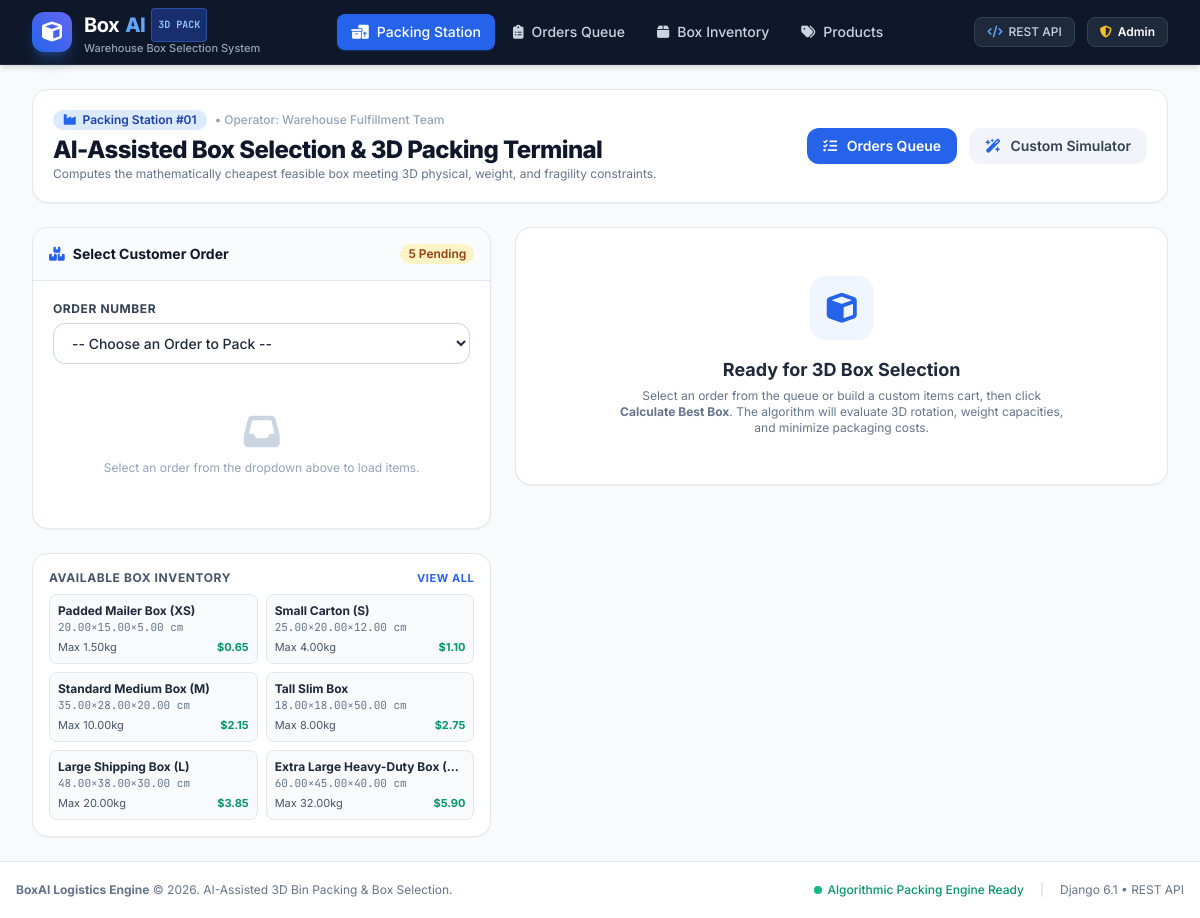
The page / on the database its author committed.
### packing/models.py (models this page shows, shortened)
class Box(models.Model):
    code = models.CharField(max_length=50, unique=True, help_text="Unique box code or SKU (e.g., BOX-S, BOX-M)")
    name = models.CharField(max_length=100, help_text="Human-readable box name (e.g., Small Shipping Carton)")
    inner_length = models.DecimalField(max_digits=8, decimal_places=2, help_text="Internal length in cm")
    inner_width = models.DecimalField(max_digits=8, decimal_places=2, help_text="Internal width in cm")
    inner_height = models.DecimalField(max_digits=8, decimal_places=2, help_text="Internal height in cm")
    max_weight = models.DecimalField(max_digits=8, decimal_places=2, help_text="Maximum weight capacity in kg")
    empty_weight = models.DecimalField(max_digits=8, decimal_places=2, default=Decimal('0.10'), help_text="Tare weight of the empty box in kg")
    cost = models.DecimalField(max_digits=8, decimal_places=2, help_text="Cost of box in USD")
    is_active = models.BooleanField(default=True, help_text="Whether this box is available for order packing")
    created_at = models.DateTimeField(auto_now_add=True)
    updated_at = models.DateTimeField(auto_now=True)
    class Meta:
        ordering = ['cost', 'inner_length']
        verbose_name = "Shipping Box"
        verbose_name_plural = "Shipping Boxes"

### packing/views.py (the view)
# urls.py: path('', dashboard_view, name='dashboard'),
def dashboard_view(request):
    pending_orders = Order.objects.filter(status='PENDING').prefetch_related('items__product')
    all_boxes = Box.objects.filter(is_active=True).order_by('cost')
    all_products = Product.objects.all().order_by('category', 'name')
    recent_recs = PackingRecommendation.objects.select_related('order').all()[:5]
    context = {
        'pending_orders': pending_orders,
        'boxes': all_boxes,
        'products': all_products,
        'recent_recommendations': recent_recs,
        'active_nav': 'dashboard'
    }
    return render(request, 'dashboard.html', context)

### packing/models.py (called while the page is built)
    @property
    def dimensions_display(self) -> str:
        return f"{self.length} × {self.width} × {self.height} cm"

    @property
    def total_items_count(self) -> int:
        return sum(item.quantity for item in self.items.all())

    @property
    def total_weight(self) -> float:
        return sum(float(item.product.weight * item.quantity) for item in self.items.all())

### packing/templates/dashboard.html (shortened to what this page needs)
{% extends 'base.html' %}
{% block content %}
<div class="space-y-6">
    <div class="bg-white rounded-2xl p-5 border border-slate-200 shadow-sm flex flex-col sm:flex-row justify-between items-start sm:items-center gap-4">
        <div>
            <div class="flex items-center gap-2">
                <span class="inline-flex items-center px-2.5 py-0.5 rounded-full text-xs font-semibold bg-blue-100 text-blue-800">
                    <i class="fa-solid fa-industry mr-1.5 text-blue-600"></i> Packing Station #01
                </span>
                <span class="text-xs text-slate-400 font-medium">&bull; Operator: Warehouse Fulfillment Team</span>
            </div>
            <h1 class="text-2xl font-extrabold text-slate-900 tracking-tight mt-1">AI-Assisted Box Selection & 3D Packing Terminal</h1>
            <p class="text-xs text-slate-500">Computes the mathematically cheapest feasible box meeting 3D physical, weight, and fragility constraints.</p>
        </div>
        <div class="flex items-center gap-3">
            <button id="modeOrderBtn" onclick="switchMode('order')" class="px-4 py-2 rounded-xl text-sm font-semibold transition shadow-sm bg-blue-600 text-white">
                <i class="fa-solid fa-list-check mr-1.5"></i> Orders Queue
            </button>
            <button id="modeSimBtn" onclick="switchMode('simulator')" class="px-4 py-2 rounded-xl text-sm font-semibold transition bg-slate-100 text-slate-700 hover:bg-slate-200">
                <i class="fa-solid fa-wand-magic-sparkles mr-1.5 text-blue-600"></i> Custom Simulator
            </button>
        </div>
    </div>
    <div class="grid grid-cols-1 lg:grid-cols-12 gap-6">
        <div class="lg:col-span-5 space-y-6">
            <div id="orderModeSection" class="bg-white rounded-2xl border border-slate-200 shadow-sm overflow-hidden">
                <div class="p-4 bg-slate-50/70 border-b border-slate-200 flex justify-between items-center">
                    <h3 class="font-bold text-slate-900 text-sm flex items-center gap-2">
                        <i class="fa-solid fa-boxes-stacked text-blue-600"></i> Select Customer Order
                    </h3>
                    <span class="text-xs px-2 py-0.5 rounded-full bg-amber-100 text-amber-800 font-semibold">
                        {{ pending_orders.count }} Pending
                    </span>
                </div>
                <div class="p-5 space-y-4">
                    <div>
                        <label class="block text-xs font-bold text-slate-700 uppercase tracking-wider mb-1.5">Order Number</label>
                        <select id="orderSelect" onchange="loadSelectedOrder()" class="w-full bg-white border border-slate-300 rounded-xl px-3.5 py-2.5 text-sm font-medium text-slate-800 focus:ring-2 focus:ring-blue-500 focus:outline-none transition">
                            <option value="">-- Choose an Order to Pack --</option>
                        </select>
                    </div>
                    <div id="orderEmptyState" class="text-center py-8 text-slate-400">
                        <i class="fa-solid fa-inbox text-4xl mb-2 text-slate-300"></i>
                        <p class="text-xs">Select an order from the dropdown above to load items.</p>
                    </div>
                </div>
            </div>
            <div class="bg-white rounded-2xl border border-slate-200 p-4 shadow-sm">
                <div class="text-xs font-bold text-slate-600 uppercase tracking-wider mb-2 flex items-center justify-between">
                    <span>Available Box Inventory</span>
                    <a href="{% url 'boxes' %}" class="text-blue-600 hover:underline text-[11px]">View All</a>
                </div>
                <div class="grid grid-cols-2 gap-2 text-xs">
                    {% for box in boxes %}
                    <div class="p-2 rounded-lg bg-slate-50 border border-slate-200">
                        <div class="font-bold text-slate-800 truncate">{{ box.name }}</div>
                        <div class="text-[11px] text-slate-500 font-mono">{{ box.inner_length }}×{{ box.inner_width }}×{{ box.inner_height }} cm</div>
                        <div class="flex justify-between items-center mt-1 text-[11px]">
                            <span class="text-slate-600">Max {{ box.max_weight }}kg</span>
                            <span class="font-bold text-emerald-600">${{ box.cost }}</span>
                        </div>
                    </div>
                    {% endfor %}
                </div>
            </div>
        </div>
        <div class="lg:col-span-7 space-y-6">
            <div id="resultsEmptyPlaceholder" class="bg-white rounded-2xl border border-slate-200 p-12 text-center shadow-sm">
                <div class="w-16 h-16 mx-auto mb-4 rounded-2xl bg-blue-50 text-blue-600 flex items-center justify-center text-3xl">
                    <i class="fa-solid fa-cube animate-pulse"></i>
                </div>
                <h3 class="text-lg font-bold text-slate-800">Ready for 3D Box Selection</h3>
                <p class="text-xs text-slate-500 max-w-md mx-auto mt-1">
                    Select an order from the queue or build a custom items cart, then click <strong>Calculate Best Box</strong>.
                    The algorithm will evaluate 3D rotation, weight capacities, and minimize packaging costs.
                </p>
            </div>
        </div>
    </div>
</div>
{% endblock %}

### packing/templates/base.html (shortened to what this page needs)
<!DOCTYPE html>
<html lang="en">
<head>
    <script src="https://cdn.tailwindcss.com"></script>
    <link rel="stylesheet" href="https://cdnjs.cloudflare.com/ajax/libs/font-awesome/6.4.0/css/all.min.css">
</head>
<body class="bg-slate-50 text-slate-800 min-h-screen flex flex-col">
    <header class="bg-slate-900 text-white border-b border-slate-800 sticky top-0 z-50 shadow-md">
        <div class="max-w-7xl mx-auto px-4 sm:px-6 lg:px-8">
            <div class="flex items-center justify-between h-16">
                <div class="flex items-center space-x-3">
                    <a href="{% url 'dashboard' %}" class="flex items-center space-x-3 group">
                        <div class="w-10 h-10 rounded-xl bg-gradient-to-tr from-blue-600 to-indigo-500 flex items-center justify-center text-white shadow-lg shadow-blue-500/30 group-hover:scale-105 transition-transform">
                            <i class="fa-solid fa-cube text-xl"></i>
                        </div>
                        <div>
                            <span class="text-xl font-bold tracking-tight text-white flex items-center gap-1.5">
                                Box<span class="text-blue-400 font-extrabold">AI</span>
                                <span class="bg-blue-900/70 border border-blue-500/40 text-blue-300 text-[10px] font-mono px-1.5 py-0.5 rounded tracking-normal">3D PACK</span>
                            </span>
                            <span class="block text-[11px] text-slate-400 font-medium -mt-0.5">Warehouse Box Selection System</span>
                        </div>
                    </a>
                </div>
                <nav class="hidden md:flex items-center space-x-1">
                    <a href="{% url 'dashboard' %}" class="px-3.5 py-2 rounded-lg text-sm font-medium transition-colors flex items-center space-x-2 {% if active_nav == 'dashboard' %}bg-blue-600 text-white shadow-sm shadow-blue-600/30{% else %}text-slate-300 hover:text-white hover:bg-slate-800{% endif %}">
                        <i class="fa-solid fa-boxes-packing text-sm"></i>
                        <span>Packing Station</span>
                    </a>
                    <a href="{% url 'orders' %}" class="px-3.5 py-2 rounded-lg text-sm font-medium transition-colors flex items-center space-x-2 {% if active_nav == 'orders' %}bg-blue-600 text-white shadow-sm shadow-blue-600/30{% else %}text-slate-300 hover:text-white hover:bg-slate-800{% endif %}">
                        <i class="fa-solid fa-clipboard-list text-sm"></i>
                        <span>Orders Queue</span>
                    </a>
                    <a href="{% url 'boxes' %}" class="px-3.5 py-2 rounded-lg text-sm font-medium transition-colors flex items-center space-x-2 {% if active_nav == 'boxes' %}bg-blue-600 text-white shadow-sm shadow-blue-600/30{% else %}text-slate-300 hover:text-white hover:bg-slate-800{% endif %}">
                        <i class="fa-solid fa-box text-sm"></i>
                        <span>Box Inventory</span>
                    </a>
                    <a href="{% url 'products' %}" class="px-3.5 py-2 rounded-lg text-sm font-medium transition-colors flex items-center space-x-2 {% if active_nav == 'products' %}bg-blue-600 text-white shadow-sm shadow-blue-600/30{% else %}text-slate-300 hover:text-white hover:bg-slate-800{% endif %}">
                        <i class="fa-solid fa-tags text-sm"></i>
                        <span>Products</span>
                    </a>
                </nav>
                <div class="flex items-center space-x-3">
                    <a href="/api/" target="_blank" class="hidden sm:inline-flex items-center space-x-1.5 px-3 py-1.5 rounded-lg text-xs font-medium text-slate-300 bg-slate-800 hover:bg-slate-700 hover:text-white border border-slate-700 transition">
                        <i class="fa-solid fa-code text-blue-400"></i>
                        <span>REST API</span>
                    </a>
                    <a href="/admin/" target="_blank" class="inline-flex items-center space-x-1.5 px-3 py-1.5 rounded-lg text-xs font-semibold text-white bg-slate-800 hover:bg-slate-700 border border-slate-700 transition">
                        <i class="fa-solid fa-shield-halved text-amber-400"></i>
                        <span>Admin</span>
                    </a>
                </div>
            </div>
        </div>
    </header>
    <main class="flex-1 max-w-7xl w-full mx-auto px-4 sm:px-6 lg:px-8 py-6">
        {% block content %}{% endblock %}
    </main>
    <footer class="bg-white border-t border-slate-200 mt-auto py-5 text-center text-xs text-slate-500">
        <div class="max-w-7xl mx-auto px-4 flex flex-col sm:flex-row justify-between items-center gap-2">
            <div>
                <strong>BoxAI Logistics Engine</strong> &copy; 2026. AI-Assisted 3D Bin Packing & Box Selection.
            </div>
            <div class="flex items-center space-x-4">
                <span class="inline-flex items-center text-emerald-600 font-medium">
                    <span class="w-2 h-2 rounded-full bg-emerald-500 inline-block mr-1.5 animate-pulse"></span>
                    Algorithmic Packing Engine Ready
                </span>
                <span class="text-slate-300">|</span>
                <span>Django 6.1 &bull; REST API</span>
            </div>
        </div>
    </footer>
</body>
</html>

### packing/templates/base.html (style rules this page uses)
body { font-family: 'Inter', sans-serif; }
.font-mono { font-family: 'JetBrains Mono', monospace; }

### rows shown on the page
Box: name "Padded Mailer Box (XS)", inner_length "20.00", inner_width "15.00", inner_height "5.00", max_weight "1.50", cost "0.65"
Box: name "Small Carton (S)", inner_length "25.00", inner_width "20.00", inner_height "12.00", max_weight "4.00", cost "1.10"
Box: name "Standard Medium Box (M)", inner_length "35.00", inner_width "28.00", inner_height "20.00", max_weight "10.00", cost "2.15"
Box: name "Tall Slim Box", inner_length "18.00", inner_width "18.00", inner_height "50.00", max_weight "8.00", cost "2.75"
Box: name "Large Shipping Box (L)", inner_length "48.00", inner_width "38.00", inner_height "30.00", max_weight "20.00", cost "3.85"
Box: name "Extra Large Heavy-Duty Box…", inner_length "60.00", inner_width "45.00", inner_height "40.00", max_weight "32.00", cost "5.90"

### other values the page prints
{{ pending_orders.count }} "5"
